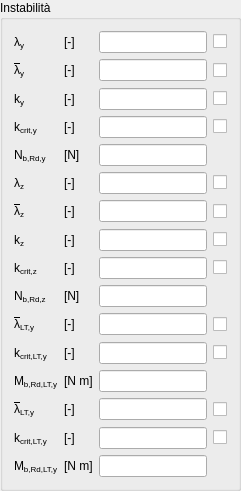
                <widget class="QGroupBox" name="beamBucklTab">
                 <property name="title">
                  <string>Instabilità</string>
                 </property>
                 <layout class="QGridLayout" name="gridLayout_8">
                  <item row="0" column="0">
                   <widget class="QLabelRichName" name="beamlYLabel">
                    <property name="text">
                     <string>&lt;!DOCTYPE HTML PUBLIC &quot;-//W3C//DTD HTML 4.0//EN&quot; &quot;http://www.w3.org/TR/REC-html40/strict.dtd&quot;&gt;
&lt;html&gt;&lt;head&gt;&lt;meta name=&quot;qrichtext&quot; content=&quot;1&quot; /&gt;&lt;/head&gt;
&lt;body&gt;
λ&lt;span style=&quot; vertical-align:sub;&quot;&gt;y&lt;/span&gt;
&lt;/body&gt;&lt;/html&gt;</string>
                    </property>
                   </widget>
                  </item>
                  <item row="0" column="2">
                   <widget class="QLineEditValue" name="beamlYLEdit"/>
                  </item>
                  <item row="0" column="1">
                   <widget class="QLabelUnitMeasure" name="beamlYUMLabel">
                    <property name="text">
                     <string>&lt;!DOCTYPE HTML PUBLIC &quot;-//W3C//DTD HTML 4.0//EN&quot; &quot;http://www.w3.org/TR/REC-html40/strict.dtd&quot;&gt;
&lt;html&gt;&lt;head&gt;&lt;meta name=&quot;qrichtext&quot; content=&quot;1&quot; /&gt;&lt;/head&gt;
&lt;body&gt;
[-]
&lt;/body&gt;
&lt;/html&gt;</string>
                    </property>
                   </widget>
                  </item>
                  <item row="0" column="3">
                   <widget class="QCheckBoxReadOnly" name="beamlYCheckBox">
                    <property name="text">
                     <string/>
                    </property>
                   </widget>
                  </item>
                  <item row="1" column="0">
                   <widget class="QLabelRichName" name="beamlRelYLabel">
                    <property name="minimumSize">
                     <size>
                      <width>0</width>
                      <height>23</height>
                     </size>
                    </property>
                    <property name="text">
                     <string>&lt;!DOCTYPE HTML PUBLIC &quot;-//W3C//DTD HTML 4.0//EN&quot; &quot;http://www.w3.org/TR/REC-html40/strict.dtd&quot;&gt;
&lt;html&gt;&lt;head&gt;&lt;meta name=&quot;qrichtext&quot; content=&quot;1&quot; /&gt;&lt;/head&gt;
&lt;body&gt;
&lt;span style=&quot; text-decoration: overline;&quot;&gt;λ&lt;/span&gt;&lt;span style=&quot; vertical-align:sub;&quot;&gt;y&lt;/span&gt;&lt;/body&gt;&lt;/html&gt;</string>
                    </property>
                   </widget>
                  </item>
                  <item row="1" column="1">
                   <widget class="QLabelUnitMeasure" name="beamlRelYUMLabel">
                    <property name="text">
                     <string>&lt;!DOCTYPE HTML PUBLIC &quot;-//W3C//DTD HTML 4.0//EN&quot; &quot;http://www.w3.org/TR/REC-html40/strict.dtd&quot;&gt;
&lt;html&gt;&lt;head&gt;&lt;meta name=&quot;qrichtext&quot; content=&quot;1&quot; /&gt;&lt;/head&gt;
&lt;body&gt;
[-]
&lt;/body&gt;
&lt;/html&gt;</string>
                    </property>
                   </widget>
                  </item>
                  <item row="1" column="2">
                   <widget class="QLineEditValue" name="beamlRelYLEdit"/>
                  </item>
                  <item row="1" column="3">
                   <widget class="QCheckBoxReadOnly" name="beamlRelYCheckBox">
                    <property name="text">
                     <string/>
                    </property>
                   </widget>
                  </item>
                  <item row="5" column="0">
                   <widget class="QLabelRichName" name="beamlZLabel">
                    <property name="text">
                     <string>&lt;!DOCTYPE HTML PUBLIC &quot;-//W3C//DTD HTML 4.0//EN&quot; &quot;http://www.w3.org/TR/REC-html40/strict.dtd&quot;&gt;
&lt;html&gt;&lt;head&gt;&lt;meta name=&quot;qrichtext&quot; content=&quot;1&quot; /&gt;&lt;/head&gt;
&lt;body&gt;
λ&lt;span style=&quot; vertical-align:sub;&quot;&gt;z&lt;/span&gt;&lt;/body&gt;&lt;/html&gt;</string>
                    </property>
                   </widget>
                  </item>
                  <item row="5" column="1">
                   <widget class="QLabelUnitMeasure" name="beamlZUMLabel">
                    <property name="text">
                     <string>&lt;!DOCTYPE HTML PUBLIC &quot;-//W3C//DTD HTML 4.0//EN&quot; &quot;http://www.w3.org/TR/REC-html40/strict.dtd&quot;&gt;
&lt;html&gt;&lt;head&gt;&lt;meta name=&quot;qrichtext&quot; content=&quot;1&quot; /&gt;&lt;/head&gt;
&lt;body&gt;
[-]
&lt;/body&gt;
&lt;/html&gt;</string>
                    </property>
                   </widget>
                  </item>
                  <item row="5" column="2">
                   <widget class="QLineEditValue" name="beamlZLEdit"/>
                  </item>
                  <item row="5" column="3">
                   <widget class="QCheckBoxReadOnly" name="beamlZCheckBox">
                    <property name="text">
                     <string/>
                    </property>
                   </widget>
                  </item>
                  <item row="7" column="0">
                   <widget class="QLabelRichName" name="beamlRelZLabel">
                    <property name="minimumSize">
                     <size>
                      <width>0</width>
                      <height>23</height>
                     </size>
                    </property>
                    <property name="text">
                     <string>&lt;!DOCTYPE HTML PUBLIC &quot;-//W3C//DTD HTML 4.0//EN&quot; &quot;http://www.w3.org/TR/REC-html40/strict.dtd&quot;&gt;
&lt;html&gt;&lt;head&gt;&lt;meta name=&quot;qrichtext&quot; content=&quot;1&quot; /&gt;&lt;/head&gt;
&lt;body&gt;
&lt;span style=&quot; text-decoration: overline;&quot;&gt;λ&lt;/span&gt;&lt;span style=&quot; vertical-align:sub;&quot;&gt;z&lt;/span&gt;&lt;/body&gt;&lt;/html&gt;</string>
                    </property>
                   </widget>
                  </item>
                  <item row="7" column="1">
                   <widget class="QLabelUnitMeasure" name="beamlRelZUMLabel">
                    <property name="text">
                     <string>&lt;!DOCTYPE HTML PUBLIC &quot;-//W3C//DTD HTML 4.0//EN&quot; &quot;http://www.w3.org/TR/REC-html40/strict.dtd&quot;&gt;
&lt;html&gt;&lt;head&gt;&lt;meta name=&quot;qrichtext&quot; content=&quot;1&quot; /&gt;&lt;/head&gt;
&lt;body&gt;
[-]
&lt;/body&gt;
&lt;/html&gt;</string>
                    </property>
                   </widget>
                  </item>
                  <item row="7" column="2">
                   <widget class="QLineEditValue" name="beamlRelZLEdit"/>
                  </item>
                  <item row="7" column="3">
                   <widget class="QCheckBoxReadOnly" name="beamlRelZCheckBox">
                    <property name="text">
                     <string/>
                    </property>
                   </widget>
                  </item>
                  <item row="11" column="0">
                   <widget class="QLabelRichName" name="beamlRelLTYLabel">
                    <property name="minimumSize">
                     <size>
                      <width>0</width>
                      <height>23</height>
                     </size>
                    </property>
                    <property name="text">
                     <string>&lt;!DOCTYPE HTML PUBLIC &quot;-//W3C//DTD HTML 4.0//EN&quot; &quot;http://www.w3.org/TR/REC-html40/strict.dtd&quot;&gt;
&lt;html&gt;&lt;head&gt;&lt;meta name=&quot;qrichtext&quot; content=&quot;1&quot; /&gt;&lt;/head&gt;
&lt;body&gt;
&lt;span style=&quot; text-decoration: overline;&quot;&gt;λ&lt;/span&gt;&lt;span style=&quot; vertical-align:sub;&quot;&gt;LT,y&lt;/span&gt;&lt;/body&gt;&lt;/html&gt;</string>
                    </property>
                   </widget>
                  </item>
                  <item row="11" column="1">
                   <widget class="QLabelUnitMeasure" name="beamlRelLTYUMLabel">
                    <property name="text">
                     <string>&lt;!DOCTYPE HTML PUBLIC &quot;-//W3C//DTD HTML 4.0//EN&quot; &quot;http://www.w3.org/TR/REC-html40/strict.dtd&quot;&gt;
&lt;html&gt;&lt;head&gt;&lt;meta name=&quot;qrichtext&quot; content=&quot;1&quot; /&gt;&lt;/head&gt;
&lt;body&gt;
[-]
&lt;/body&gt;
&lt;/html&gt;</string>
                    </property>
                   </widget>
                  </item>
                  <item row="11" column="2">
                   <widget class="QLineEditValue" name="beamlRelLTYLEdit"/>
                  </item>
                  <item row="11" column="3">
                   <widget class="QCheckBoxReadOnly" name="beamlRelLTYCheckBox">
                    <property name="text">
                     <string/>
                    </property>
                   </widget>
                  </item>
                  <item row="4" column="0">
                   <widget class="QLabelRichName" name="beamNULSBucklYLabel">
                    <property name="text">
                     <string>&lt;!DOCTYPE HTML PUBLIC &quot;-//W3C//DTD HTML 4.0//EN&quot; &quot;http://www.w3.org/TR/REC-html40/strict.dtd&quot;&gt;
&lt;html&gt;&lt;head&gt;&lt;meta name=&quot;qrichtext&quot; content=&quot;1&quot; /&gt;&lt;/head&gt;
&lt;body&gt;
N&lt;span style=&quot; vertical-align:sub;&quot;&gt;b,Rd,y&lt;/span&gt;
&lt;/body&gt;
&lt;/html&gt;</string>
                    </property>
                   </widget>
                  </item>
                  <item row="4" column="1">
                   <widget class="QLabelUnitMeasure" name="beamNULSBucklYUMLabel">
                    <property name="text">
                     <string>&lt;!DOCTYPE HTML PUBLIC &quot;-//W3C//DTD HTML 4.0//EN&quot; &quot;http://www.w3.org/TR/REC-html40/strict.dtd&quot;&gt;
&lt;html&gt;&lt;head&gt;&lt;meta name=&quot;qrichtext&quot; content=&quot;1&quot; /&gt;&lt;/head&gt;
&lt;body&gt;
[N]
&lt;/body&gt;
&lt;/html&gt;</string>
                    </property>
                   </widget>
                  </item>
                  <item row="4" column="2">
                   <widget class="QLineEditValue" name="beamNULSBucklYLEdit"/>
                  </item>
                  <item row="3" column="0">
                   <widget class="QLabelRichName" name="beamkCritYLabel">
                    <property name="text">
                     <string>&lt;!DOCTYPE HTML PUBLIC &quot;-//W3C//DTD HTML 4.0//EN&quot; &quot;http://www.w3.org/TR/REC-html40/strict.dtd&quot;&gt;
&lt;html&gt;&lt;head&gt;&lt;meta name=&quot;qrichtext&quot; content=&quot;1&quot; /&gt;&lt;/head&gt;
&lt;body&gt;
k&lt;span style=&quot; vertical-align:sub;&quot;&gt;crit,y&lt;/span&gt;
&lt;/body&gt;
&lt;/html&gt;</string>
                    </property>
                   </widget>
                  </item>
                  <item row="3" column="1">
                   <widget class="QLabelUnitMeasure" name="beamkCritYUMLabel">
                    <property name="text">
                     <string>&lt;!DOCTYPE HTML PUBLIC &quot;-//W3C//DTD HTML 4.0//EN&quot; &quot;http://www.w3.org/TR/REC-html40/strict.dtd&quot;&gt;
&lt;html&gt;&lt;head&gt;&lt;meta name=&quot;qrichtext&quot; content=&quot;1&quot; /&gt;&lt;/head&gt;
&lt;body&gt;
[-]
&lt;/body&gt;
&lt;/html&gt;</string>
                    </property>
                   </widget>
                  </item>
                  <item row="3" column="2">
                   <widget class="QLineEditValue" name="beamkCritYLEdit"/>
                  </item>
                  <item row="3" column="3">
                   <widget class="QCheckBoxReadOnly" name="beamkCritYCheckBox">
                    <property name="text">
                     <string/>
                    </property>
                   </widget>
                  </item>
                  <item row="9" column="0">
                   <widget class="QLabelRichName" name="beamkCritZLabel">
                    <property name="text">
                     <string>&lt;!DOCTYPE HTML PUBLIC &quot;-//W3C//DTD HTML 4.0//EN&quot; &quot;http://www.w3.org/TR/REC-html40/strict.dtd&quot;&gt;
&lt;html&gt;&lt;head&gt;&lt;meta name=&quot;qrichtext&quot; content=&quot;1&quot; /&gt;&lt;/head&gt;
&lt;body&gt;
k&lt;span style=&quot; vertical-align:sub;&quot;&gt;crit,z&lt;/span&gt;
&lt;/body&gt;
&lt;/html&gt;</string>
                    </property>
                   </widget>
                  </item>
                  <item row="9" column="1">
                   <widget class="QLabelUnitMeasure" name="beamkCritZUMLabel">
                    <property name="text">
                     <string>&lt;!DOCTYPE HTML PUBLIC &quot;-//W3C//DTD HTML 4.0//EN&quot; &quot;http://www.w3.org/TR/REC-html40/strict.dtd&quot;&gt;
&lt;html&gt;&lt;head&gt;&lt;meta name=&quot;qrichtext&quot; content=&quot;1&quot; /&gt;&lt;/head&gt;
&lt;body&gt;
[-]
&lt;/body&gt;
&lt;/html&gt;</string>
                    </property>
                   </widget>
                  </item>
                  <item row="9" column="2">
                   <widget class="QLineEditValue" name="beamkCritZLEdit"/>
                  </item>
                  <item row="9" column="3">
                   <widget class="QCheckBoxReadOnly" name="beamkCritZCheckBox">
                    <property name="text">
                     <string/>
                    </property>
                   </widget>
                  </item>
                  <item row="10" column="0">
                   <widget class="QLabelRichName" name="beamNULSBucklZLabel">
                    <property name="text">
                     <string>&lt;!DOCTYPE HTML PUBLIC &quot;-//W3C//DTD HTML 4.0//EN&quot; &quot;http://www.w3.org/TR/REC-html40/strict.dtd&quot;&gt;
&lt;html&gt;&lt;head&gt;&lt;meta name=&quot;qrichtext&quot; content=&quot;1&quot; /&gt;&lt;/head&gt;
&lt;body&gt;
N&lt;span style=&quot; vertical-align:sub;&quot;&gt;b,Rd,z&lt;/span&gt;
&lt;/body&gt;
&lt;/html&gt;</string>
                    </property>
                   </widget>
                  </item>
                  <item row="10" column="1">
                   <widget class="QLabelUnitMeasure" name="beamNULSBucklZUMLabel">
                    <property name="text">
                     <string>&lt;!DOCTYPE HTML PUBLIC &quot;-//W3C//DTD HTML 4.0//EN&quot; &quot;http://www.w3.org/TR/REC-html40/strict.dtd&quot;&gt;
&lt;html&gt;&lt;head&gt;&lt;meta name=&quot;qrichtext&quot; content=&quot;1&quot; /&gt;&lt;/head&gt;
&lt;body&gt;
[N]
&lt;/body&gt;
&lt;/html&gt;</string>
                    </property>
                   </widget>
                  </item>
                  <item row="10" column="2">
                   <widget class="QLineEditValue" name="beamNULSBucklZLEdit"/>
                  </item>
                  <item row="2" column="0">
                   <widget class="QLabelRichName" name="beamkYLabel">
                    <property name="text">
                     <string>&lt;!DOCTYPE HTML PUBLIC &quot;-//W3C//DTD HTML 4.0//EN&quot; &quot;http://www.w3.org/TR/REC-html40/strict.dtd&quot;&gt;
&lt;html&gt;&lt;head&gt;&lt;meta name=&quot;qrichtext&quot; content=&quot;1&quot; /&gt;&lt;/head&gt;
&lt;body&gt;
k&lt;span style=&quot; vertical-align:sub;&quot;&gt;y&lt;/span&gt;
&lt;/body&gt;
&lt;/html&gt;</string>
                    </property>
                   </widget>
                  </item>
                  <item row="2" column="1">
                   <widget class="QLabelUnitMeasure" name="beamkYUMLabel">
                    <property name="text">
                     <string>&lt;!DOCTYPE HTML PUBLIC &quot;-//W3C//DTD HTML 4.0//EN&quot; &quot;http://www.w3.org/TR/REC-html40/strict.dtd&quot;&gt;
&lt;html&gt;&lt;head&gt;&lt;meta name=&quot;qrichtext&quot; content=&quot;1&quot; /&gt;&lt;/head&gt;
&lt;body&gt;
[-]
&lt;/body&gt;
&lt;/html&gt;</string>
                    </property>
                   </widget>
                  </item>
                  <item row="2" column="2">
                   <widget class="QLineEditValue" name="beamkYLEdit"/>
                  </item>
                  <item row="2" column="3">
                   <widget class="QCheckBoxReadOnly" name="beamkYCheckBox">
                    <property name="text">
                     <string/>
                    </property>
                   </widget>
                  </item>
                  <item row="8" column="0">
                   <widget class="QLabelRichName" name="beamkZLabel">
                    <property name="text">
                     <string>&lt;!DOCTYPE HTML PUBLIC &quot;-//W3C//DTD HTML 4.0//EN&quot; &quot;http://www.w3.org/TR/REC-html40/strict.dtd&quot;&gt;
&lt;html&gt;&lt;head&gt;&lt;meta name=&quot;qrichtext&quot; content=&quot;1&quot; /&gt;&lt;/head&gt;
&lt;body&gt;
k&lt;span style=&quot; vertical-align:sub;&quot;&gt;z&lt;/span&gt;
&lt;/body&gt;
&lt;/html&gt;</string>
                    </property>
                   </widget>
                  </item>
                  <item row="8" column="1">
                   <widget class="QLabelUnitMeasure" name="beamkZUMLabel">
                    <property name="text">
                     <string>&lt;!DOCTYPE HTML PUBLIC &quot;-//W3C//DTD HTML 4.0//EN&quot; &quot;http://www.w3.org/TR/REC-html40/strict.dtd&quot;&gt;
&lt;html&gt;&lt;head&gt;&lt;meta name=&quot;qrichtext&quot; content=&quot;1&quot; /&gt;&lt;/head&gt;
&lt;body&gt;
[-]
&lt;/body&gt;
&lt;/html&gt;</string>
                    </property>
                   </widget>
                  </item>
                  <item row="8" column="2">
                   <widget class="QLineEditValue" name="beamkZLEdit"/>
                  </item>
                  <item row="8" column="3">
                   <widget class="QCheckBoxReadOnly" name="beamkZCheckBox">
                    <property name="text">
                     <string/>
                    </property>
                   </widget>
                  </item>
                  <item row="14" column="0">
                   <widget class="QLabelRichName" name="beamlRelLTZLabel">
                    <property name="minimumSize">
                     <size>
                      <width>0</width>
                      <height>23</height>
                     </size>
                    </property>
                    <property name="text">
                     <string>&lt;!DOCTYPE HTML PUBLIC &quot;-//W3C//DTD HTML 4.0//EN&quot; &quot;http://www.w3.org/TR/REC-html40/strict.dtd&quot;&gt;
&lt;html&gt;&lt;head&gt;&lt;meta name=&quot;qrichtext&quot; content=&quot;1&quot; /&gt;&lt;/head&gt;
&lt;body&gt;
&lt;span style=&quot; text-decoration: overline;&quot;&gt;λ&lt;/span&gt;&lt;span style=&quot; vertical-align:sub;&quot;&gt;LT,y&lt;/span&gt;&lt;/body&gt;&lt;/html&gt;</string>
                    </property>
                   </widget>
                  </item>
                  <item row="14" column="1">
                   <widget class="QLabelUnitMeasure" name="beamlRelLTZUMLabel">
                    <property name="text">
                     <string>&lt;!DOCTYPE HTML PUBLIC &quot;-//W3C//DTD HTML 4.0//EN&quot; &quot;http://www.w3.org/TR/REC-html40/strict.dtd&quot;&gt;
&lt;html&gt;&lt;head&gt;&lt;meta name=&quot;qrichtext&quot; content=&quot;1&quot; /&gt;&lt;/head&gt;
&lt;body&gt;
[-]
&lt;/body&gt;
&lt;/html&gt;</string>
                    </property>
                   </widget>
                  </item>
                  <item row="14" column="2">
                   <widget class="QLineEditValue" name="beamlRelLTZLEdit"/>
                  </item>
                  <item row="14" column="3">
                   <widget class="QCheckBoxReadOnly" name="beamlRelLTZCheckBox">
                    <property name="text">
                     <string/>
                    </property>
                   </widget>
                  </item>
                  <item row="18" column="2">
                   <widget class="QLineEditValue" name="beamMULSBucklLTZLEdit"/>
                  </item>
                  <item row="15" column="0">
                   <widget class="QLabelRichName" name="beamkCritLTZLabel">
                    <property name="text">
                     <string>&lt;!DOCTYPE HTML PUBLIC &quot;-//W3C//DTD HTML 4.0//EN&quot; &quot;http://www.w3.org/TR/REC-html40/strict.dtd&quot;&gt;
&lt;html&gt;&lt;head&gt;&lt;meta name=&quot;qrichtext&quot; content=&quot;1&quot; /&gt;&lt;/head&gt;
&lt;body&gt;
k&lt;span style=&quot; vertical-align:sub;&quot;&gt;crit,LT,y&lt;/span&gt;
&lt;/body&gt;
&lt;/html&gt;</string>
                    </property>
                   </widget>
                  </item>
                  <item row="15" column="1">
                   <widget class="QLabelUnitMeasure" name="beamkCritLTZUMLabel">
                    <property name="text">
                     <string>&lt;!DOCTYPE HTML PUBLIC &quot;-//W3C//DTD HTML 4.0//EN&quot; &quot;http://www.w3.org/TR/REC-html40/strict.dtd&quot;&gt;
&lt;html&gt;&lt;head&gt;&lt;meta name=&quot;qrichtext&quot; content=&quot;1&quot; /&gt;&lt;/head&gt;
&lt;body&gt;
[-]
&lt;/body&gt;
&lt;/html&gt;</string>
                    </property>
                   </widget>
                  </item>
                  <item row="15" column="3">
                   <widget class="QCheckBoxReadOnly" name="beamkCritLTZCheckBox">
                    <property name="text">
                     <string/>
                    </property>
                   </widget>
                  </item>
                  <item row="18" column="1">
                   <widget class="QLabelUnitMeasure" name="beamMULSBucklLTZUMLabel">
                    <property name="text">
                     <string>&lt;!DOCTYPE HTML PUBLIC &quot;-//W3C//DTD HTML 4.0//EN&quot; &quot;http://www.w3.org/TR/REC-html40/strict.dtd&quot;&gt;
&lt;html&gt;&lt;head&gt;&lt;meta name=&quot;qrichtext&quot; content=&quot;1&quot; /&gt;&lt;/head&gt;
&lt;body&gt;
[N m]
&lt;/body&gt;
&lt;/html&gt;</string>
                    </property>
                   </widget>
                  </item>
                  <item row="18" column="0">
                   <widget class="QLabelRichName" name="beamMULSBucklLTZLabel">
                    <property name="text">
                     <string>&lt;!DOCTYPE HTML PUBLIC &quot;-//W3C//DTD HTML 4.0//EN&quot; &quot;http://www.w3.org/TR/REC-html40/strict.dtd&quot;&gt;
&lt;html&gt;&lt;head&gt;&lt;meta name=&quot;qrichtext&quot; content=&quot;1&quot; /&gt;&lt;/head&gt;
&lt;body&gt;
M&lt;span style=&quot; vertical-align:sub;&quot;&gt;b,Rd,LT,y&lt;/span&gt;
&lt;/body&gt;
&lt;/html&gt;</string>
                    </property>
                   </widget>
                  </item>
                  <item row="15" column="2">
                   <widget class="QLineEditValue" name="beamkCritLTZLEdit"/>
                  </item>
                  <item row="12" column="0">
                   <widget class="QLabelRichName" name="beamkCritLTYLabel">
                    <property name="text">
                     <string>&lt;!DOCTYPE HTML PUBLIC &quot;-//W3C//DTD HTML 4.0//EN&quot; &quot;http://www.w3.org/TR/REC-html40/strict.dtd&quot;&gt;
&lt;html&gt;&lt;head&gt;&lt;meta name=&quot;qrichtext&quot; content=&quot;1&quot; /&gt;&lt;/head&gt;
&lt;body&gt;
k&lt;span style=&quot; vertical-align:sub;&quot;&gt;crit,LT,y&lt;/span&gt;
&lt;/body&gt;
&lt;/html&gt;</string>
                    </property>
                   </widget>
                  </item>
                  <item row="12" column="1">
                   <widget class="QLabelUnitMeasure" name="beamkCritLTYUMLabel">
                    <property name="text">
                     <string>&lt;!DOCTYPE HTML PUBLIC &quot;-//W3C//DTD HTML 4.0//EN&quot; &quot;http://www.w3.org/TR/REC-html40/strict.dtd&quot;&gt;
&lt;html&gt;&lt;head&gt;&lt;meta name=&quot;qrichtext&quot; content=&quot;1&quot; /&gt;&lt;/head&gt;
&lt;body&gt;
[-]
&lt;/body&gt;
&lt;/html&gt;</string>
                    </property>
                   </widget>
                  </item>
                  <item row="12" column="2">
                   <widget class="QLineEditValue" name="beamkCritLTYLEdit"/>
                  </item>
                  <item row="12" column="3">
                   <widget class="QCheckBoxReadOnly" name="beamkCritLTYCheckBox">
                    <property name="text">
                     <string/>
                    </property>
                   </widget>
                  </item>
                  <item row="13" column="0">
                   <widget class="QLabelRichName" name="beamMULSBucklLTYLabel">
                    <property name="text">
                     <string>&lt;!DOCTYPE HTML PUBLIC &quot;-//W3C//DTD HTML 4.0//EN&quot; &quot;http://www.w3.org/TR/REC-html40/strict.dtd&quot;&gt;
&lt;html&gt;&lt;head&gt;&lt;meta name=&quot;qrichtext&quot; content=&quot;1&quot; /&gt;&lt;/head&gt;
&lt;body&gt;
M&lt;span style=&quot; vertical-align:sub;&quot;&gt;b,Rd,LT,y&lt;/span&gt;
&lt;/body&gt;
&lt;/html&gt;</string>
                    </property>
                   </widget>
                  </item>
                  <item row="13" column="1">
                   <widget class="QLabelUnitMeasure" name="beamMULSBucklLTYUMLabel">
                    <property name="text">
                     <string>&lt;!DOCTYPE HTML PUBLIC &quot;-//W3C//DTD HTML 4.0//EN&quot; &quot;http://www.w3.org/TR/REC-html40/strict.dtd&quot;&gt;
&lt;html&gt;&lt;head&gt;&lt;meta name=&quot;qrichtext&quot; content=&quot;1&quot; /&gt;&lt;/head&gt;
&lt;body&gt;
[N m]
&lt;/body&gt;
&lt;/html&gt;</string>
                    </property>
                   </widget>
                  </item>
                  <item row="13" column="2">
                   <widget class="QLineEditValue" name="beamMULSBucklLTYLEdit"/>
                  </item>
                 </layout>
                </widget>
